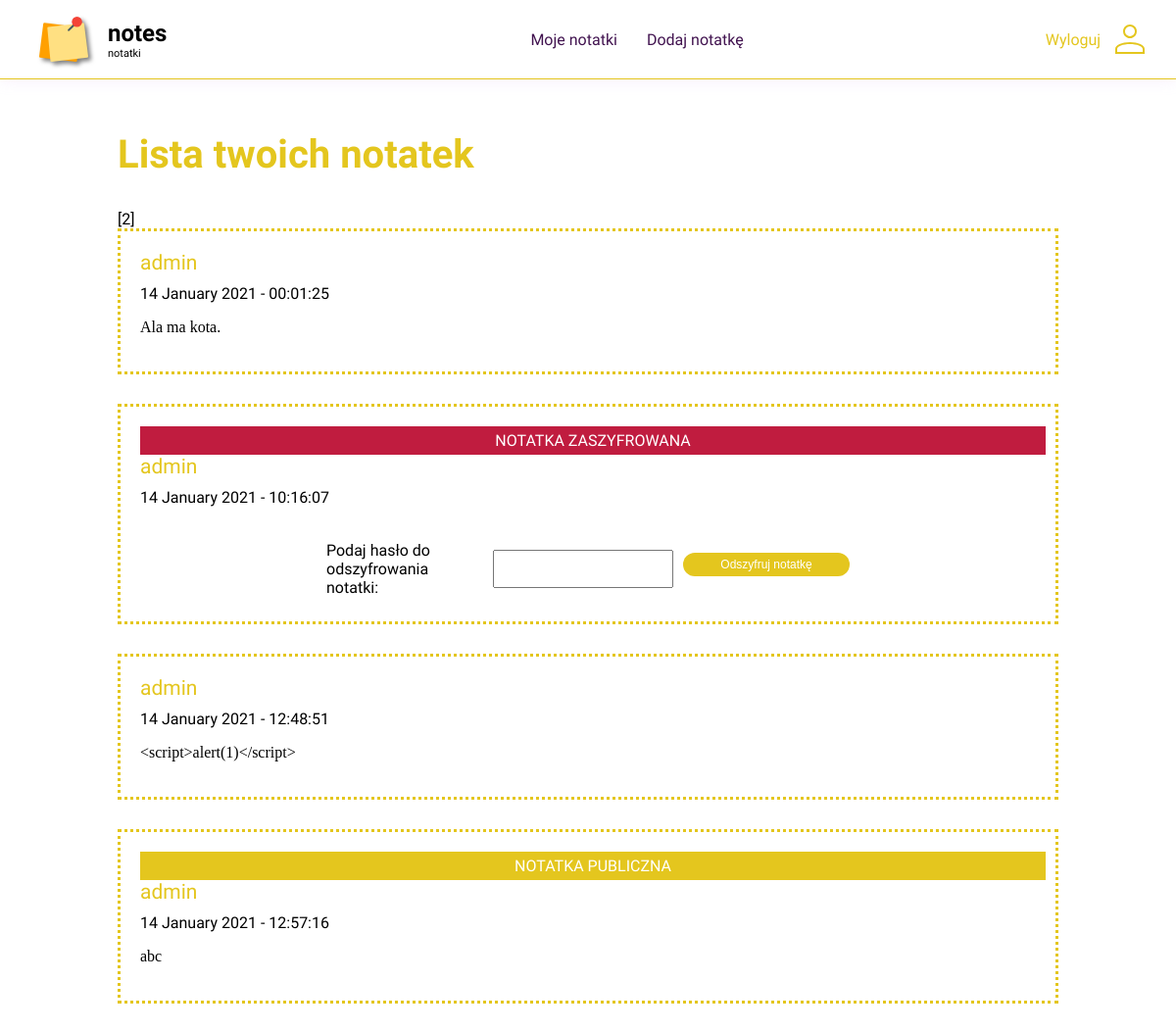
The app's page /notes_list (signed in), older data.
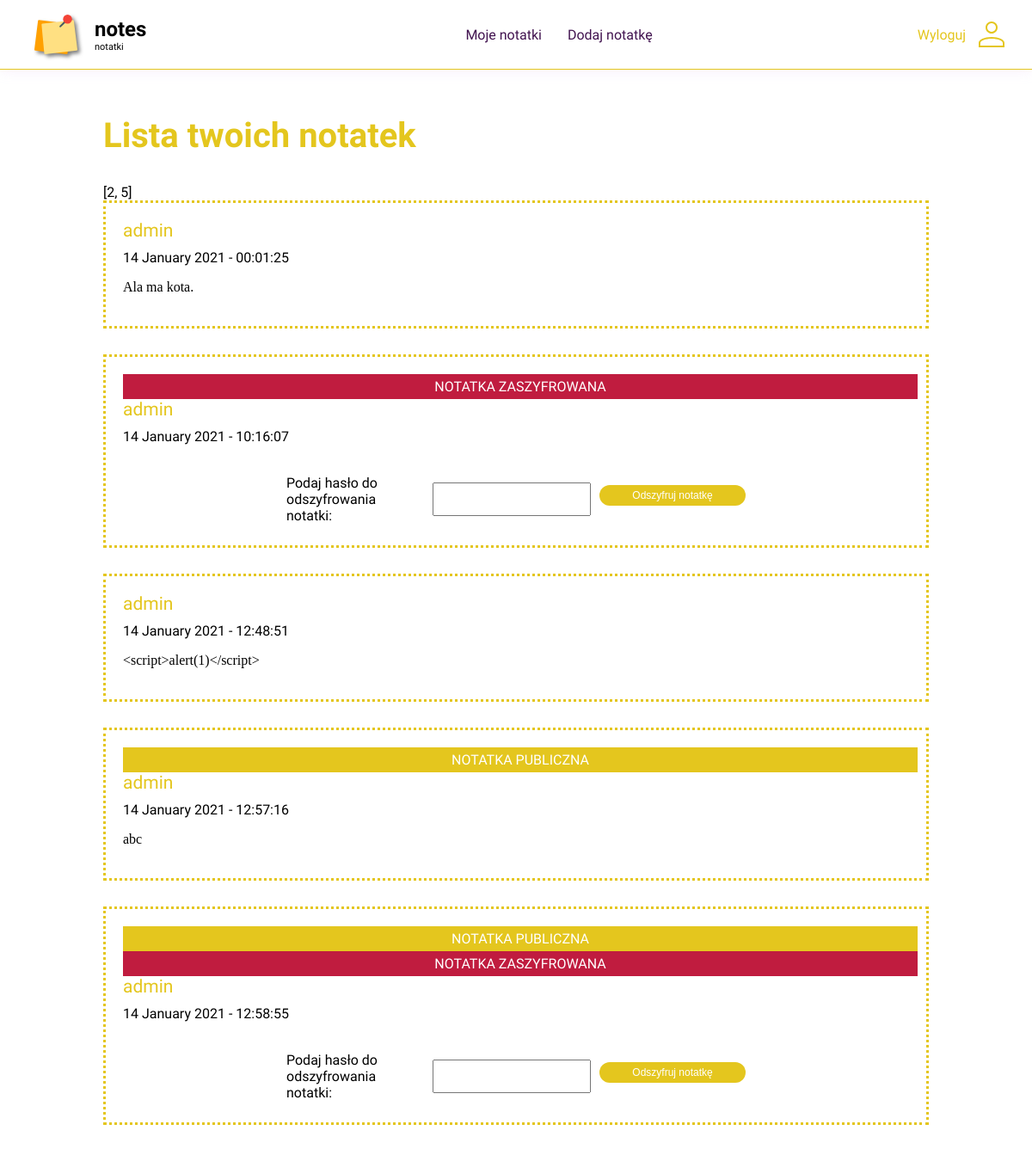
The same page, newer data.
### notes_app/app.py (models this page shows, shortened)
class Note(db.Model):
    __tablename__ = "notes"
    id = db.Column(db.Integer, primary_key=True)
    author = db.Column(db.String(70))
    date = db.Column(db.DateTime, default=datetime.utcnow())
    note_content = db.Column(db.Text)
    public = db.Column(db.Boolean, default=False)
    encrypted = db.Column(db.Boolean, default=False)
    salt = db.Column(db.String(50), nullable=True)
    iv = db.Column(db.String(100), nullable=True)
    _who_can_read = db.Column(db.String(250), nullable=True)
    @property
    def who_can_read(self):
        if self._who_can_read is None:
            return []
        else:
            return [str(x) for x in self._who_can_read.split(';')]

### notes_app/app.py (the view)
@app.route("/notes_list")
def notes_list():
    if active_session():
        user = session['user']
        notes = Note.query.filter((Note.author==user) | (Note.public==True)).all()
        notes = notes + shared_notes(user)
        encrypted_notes_ids_list = []
        for note in notes:
            if note.encrypted:
                encrypted_notes_ids_list.append(note.id)
            if type(note.date) is not str:
                note.date = note.date.strftime('%d %B %Y - %H:%M:%S')
        log.debug(notes)
        return render_template("notes_list.html", notes=notes, loggedin=active_session(), encrypted_notes_ids_list=encrypted_notes_ids_list)
    else:
        abort(401)

### notes_app/app.py (called while the page is built, shortened)
@app.after_request
def add_security_headers(resp):
    resp.headers['server'] = ''
    resp.headers['Content-Security-Policy']= ' default-src \'self\';font-src fonts.gstatic.com;style-src \'self\' fonts.googleapis.com \'unsafe-inline\''
    return resp

def shared_notes(user):
    shared_notes = []
    notes = Note.query.filter(Note.author!=user, Note.public!=True).all()
    return shared_notes

def active_session():
    try:
        hash_ = request.cookies.get(SESSION_ID)
        user = session['user']
        log.debug(f'user: {user}')
    except:
        return False
    if hash_ is not None:
        return True
    else:
        return False

### notes_app/templates/notes_list.html (shortened to what this page needs)
<!DOCTYPE html>
<html lang="pl">
    <head>
        <link href="/styles/list.css" rel="stylesheet" type="text/css">
        <link href="/styles/form_style.css" rel="stylesheet" type="text/css">
        <link href="/styles/main_style.css" rel="stylesheet" type="text/css">
    </head>
    <body>
        <header>
            <a href="/" class="logo">
                <img src="/images/logo.svg" alt="logo">
                <p><span>notes</span> notatki </p>
            </a>
            <nav>
                <div class="menu">
                    <ul>
                        {% if loggedin %}
                        <li><a href="/notes_list">Moje notatki</a></li>
                        <li><a href="/add_note">Dodaj notatkę</a></li>
                        {% endif %}
                    </ul>
                </div>
            </nav>
            {% if loggedin %}
            <div class="left_panel">
                <a href="/logout">Wyloguj</a>
                <a href="/login">
                    <img src="/images/konto.svg" alt="moje konto">
                </a>
            </div>
            {% endif %}
        </header>
        <section class="text">
            <h1 id="title">Lista twoich notatek</h1>
            <div id="encrypted_notes_ids_list" type="hidden">{{encrypted_notes_ids_list}}</div>
            {% for note in notes %}
                <div class="note_field" id="{{note.id|string + '_note_field'}}">
                    {% if note.public %}
                        <div class="max-width-elem">NOTATKA PUBLICZNA</div>
                    {% endif %}
                    {% if note.encrypted %}
                        <div class="max-width-elem encrypted">NOTATKA ZASZYFROWANA</div>
                    {% endif %}
                    <div class="author">{{note.author}}</div>
                    <div class="date">{{note.date}}</div>
                    {% if note.encrypted %}
                        <form id="{{note.id|string + '-decrypt-note-form'}}">
                            <div class="form-row">
                                <label id='label_passwd' for="decrypt_passwd">Podaj hasło do odszyfrowania notatki: </label>
                                <input id="{{note.id|string + '-decrypt_passwd'}}" type="password" name="decrypt_passwd">
                                <input class="btn small" id="{{note.id|string + '-button-submit-form'}}" type="submit" value="Odszyfruj notatkę"/>
                            </div>
                        </form>
                    {% endif %}
                    {% if not note.encrypted %}
                        <p class="text">{{note.note_content}}</p>
                    {% endif %}
                </div>
            {% endfor %}
        </section>
    </body>
</html>

### notes_app/static/styles/list.css (style rules this page uses)
.author { font-size: 21px; color: var(--main-color); padding-bottom: 10px; }
.note_field { padding: 20px; border: var(--main-color); border-style: dotted; margin-bottom: 30px; }
.max-width-elem { padding: 5px; justify-content: center; background-color: var(--main-color); margin-bottom: 20px; color: #fff; }
.max-width-elem.encrypted { background-color: var(--second-color); }
.form-row { margin-top: 30px; }

### notes_app/static/styles/form_style.css (style rules this page uses)
form { display: flex; justify-content: center; flex-wrap: wrap; }
form .form-row { display: flex; flex-wrap: wrap; justify-content: space-between; align-items: center; text-align: left; padding: 5px; }
form .form-row label { width: 160px; min-width: 90px; }
form .form-row input { width: 170px; padding: 10px 5px; margin-left: 10px; }

### notes_app/static/styles/main_style.css (style rules this page uses)
:root { --main-color: #e4c61e; --second-color: #c01c3f; }
body { font-family: 'Comfortaa'; margin: 0; padding-bottom: 50px; position: relative; min-height: 670px; min-width: fit-content; }
.menu { display: flex; align-items: center; justify-content: flex-start; padding-bottom: 0; padding-top: 0; }
body p { font-family: 'Calibri Light'; }
body h1, body h2, body h3, body h4 { font-weight: 700; }
section h1 { width: 80%; font-size: 40px; color: var(--main-color);; }
a img { width: 30px; margin: 0 15px; }
header { display: flex; justify-content: space-between; flex-wrap: nowrap; align-items: center; border-bottom: 1px; border-bottom-style: inset; border-color: var(--main-color); box-shadow: 0px 0px 15px #dbaef53b; }
header a.logo img { width: 50px; margin: 15px 20px; justify-content: center; margin-left: 40px; }
header p { font-size: 11px; font-weight: 300; font-family: 'Comfortaa'; width: 150px; margin: 0; text-align: left; color: #000; }
header p span { font-weight: 700; font-size: 24px; display: flex; flex-wrap: wrap; width: 100%; }
nav ul { list-style-type: none; margin: 0; padding: 0 50px; display: flex; flex-wrap: nowrap; }
nav ul li { display: inline; }
nav ul li a { display: inline-block; padding: 15px 10px; width: fit-content; text-align: center; margin-right: 10px; text-decoration: none; color: #421450; }
.left_panel a { color: var(--main-color); }
.left_panel { width: 150px; display: flex; justify-content: center; }
.btn { padding: 10px 50px; background-color: var(--main-color); color: #fff; border-radius: 20px; font-size: 20px; outline-style: none; border: none; margin-bottom: 10px; }
.btn.small { padding: 5px 15px; font-size: 12px; }
.max-width-elem { display: flex; width: 100%; margin: auto; }
a { text-align: center; text-decoration: none; display: flex; align-items: center; }
section.text { margin: auto; width: 80%; max-width: 1170px; padding: 20px; padding: 20px 0; position: relative; }

Row changes from the older to the newer data that the page shows:
added Note: public "NOTATKA PUBLICZNA", encrypted "NOTATKA ZASZYFROWANA", author "admin", date "14 January 2021 - 12:58:55"
Text that changed along with them:
{{ encrypted_notes_ids_list }}: "[2]" → "[2, 5]"
